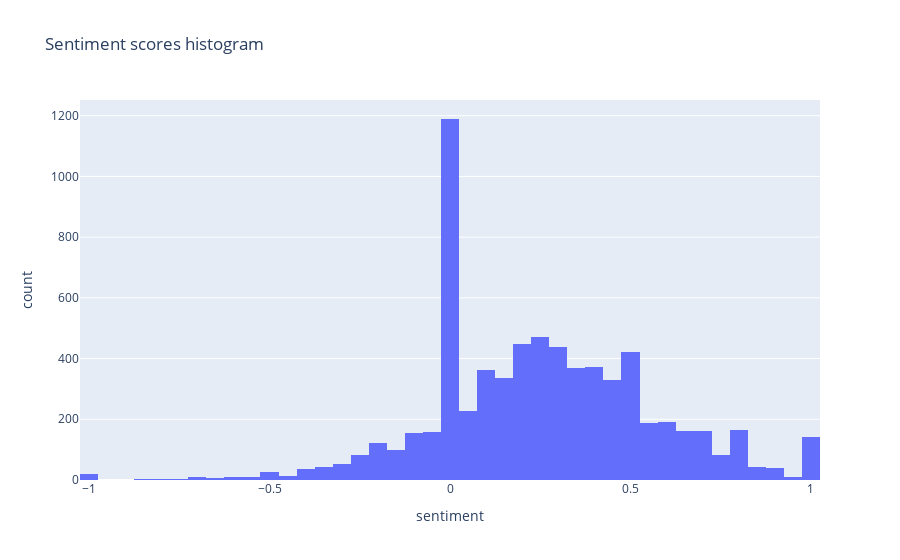

Write notebook code for a chart like this one.
### Code cell
px.histogram(df, x='sentiment', nbins=50, title="Sentiment scores histogram").show()

### Figure 1 — Plotly figure (JSON) as saved in the notebook; plotly's stock layout.template omitted (floating-point values rounded to 4 significant figures; data arrays with more than 128 entries replaced by an {"elided": "..."} marker saying what was removed)
{"data": [{"alignmentgroup": "True", "bingroup": "x", "hovertemplate": "sentiment=%{x}<br>count=%{y}<extra></extra>", "legendgroup": "", "marker": {"color": "#636efa", "pattern": {"shape": ""}}, "name": "", "nbinsx": 50, "offsetgroup": "", "orientation": "v", "showlegend": false, "type": "histogram", "x": {"elided": "7015 float values"}, "xaxis": "x", "yaxis": "y"}], "layout": {"barmode": "relative", "legend": {"tracegroupgap": 0}, "title": {"text": "Sentiment scores histogram"}, "xaxis": {"anchor": "y", "domain": [0, 1], "title": {"text": "sentiment"}}, "yaxis": {"anchor": "x", "domain": [0, 1], "title": {"text": "count"}}}}
